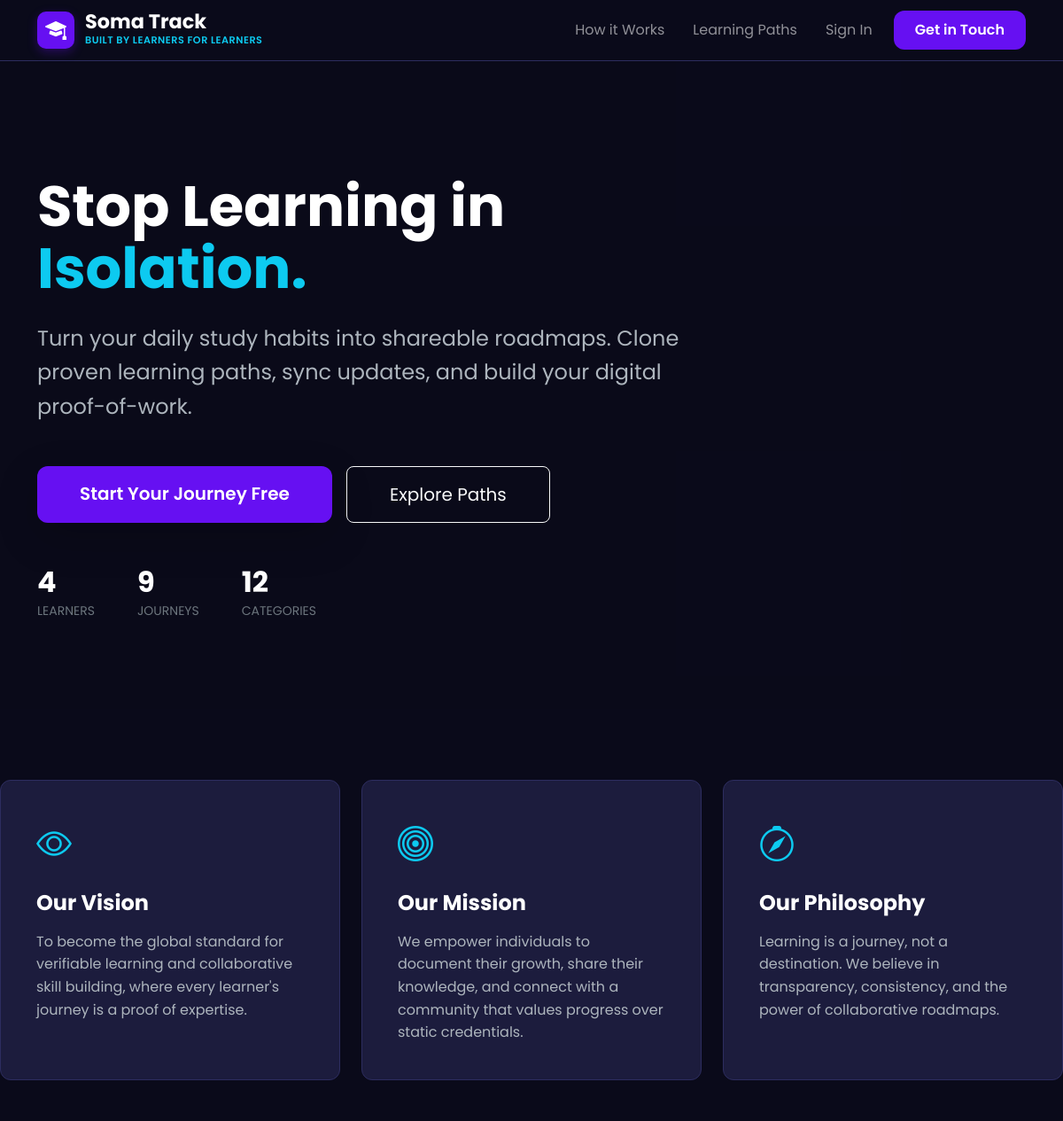
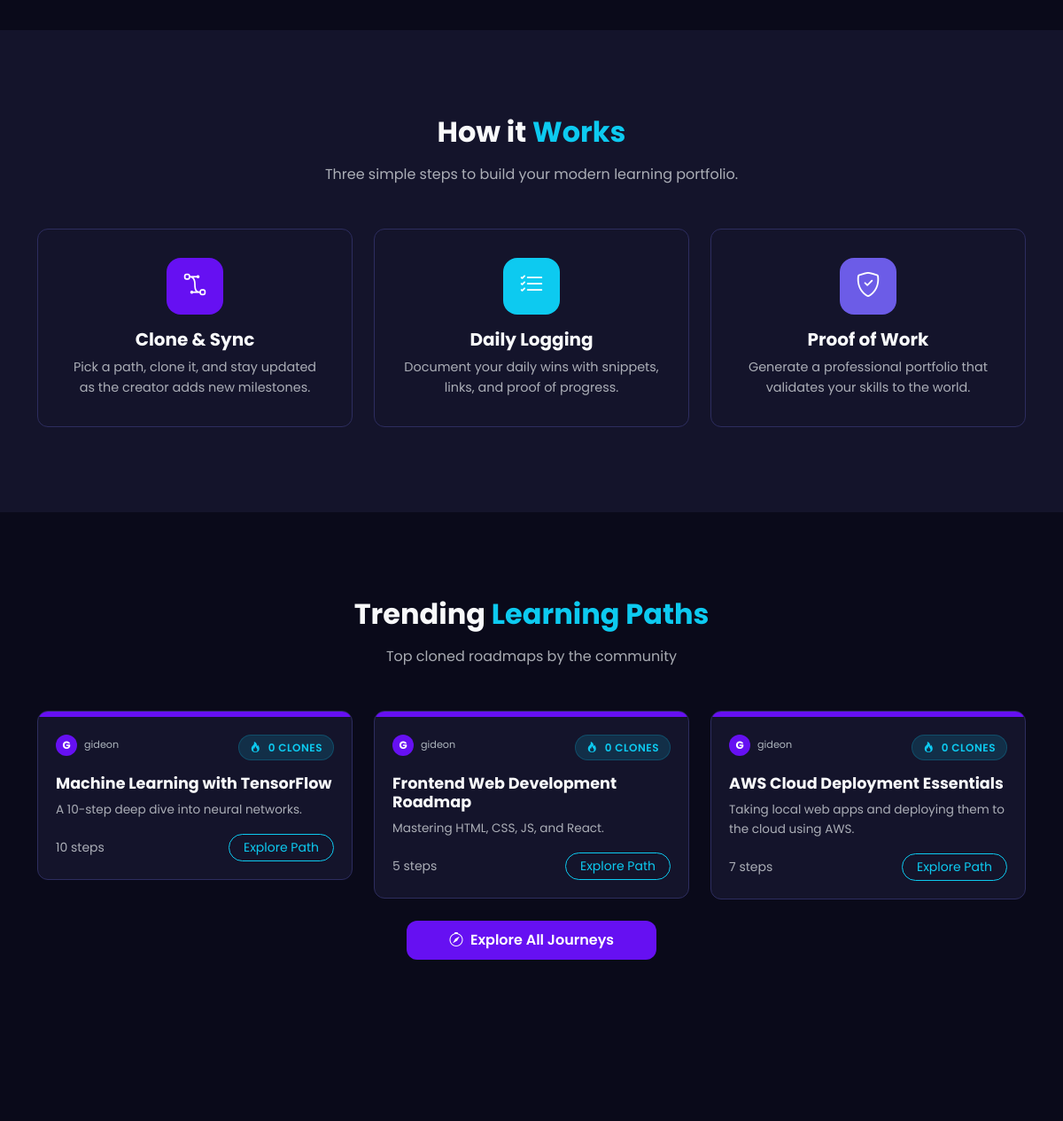
Before: / (upper part) with the older database file (2 pictures, top to bottom).
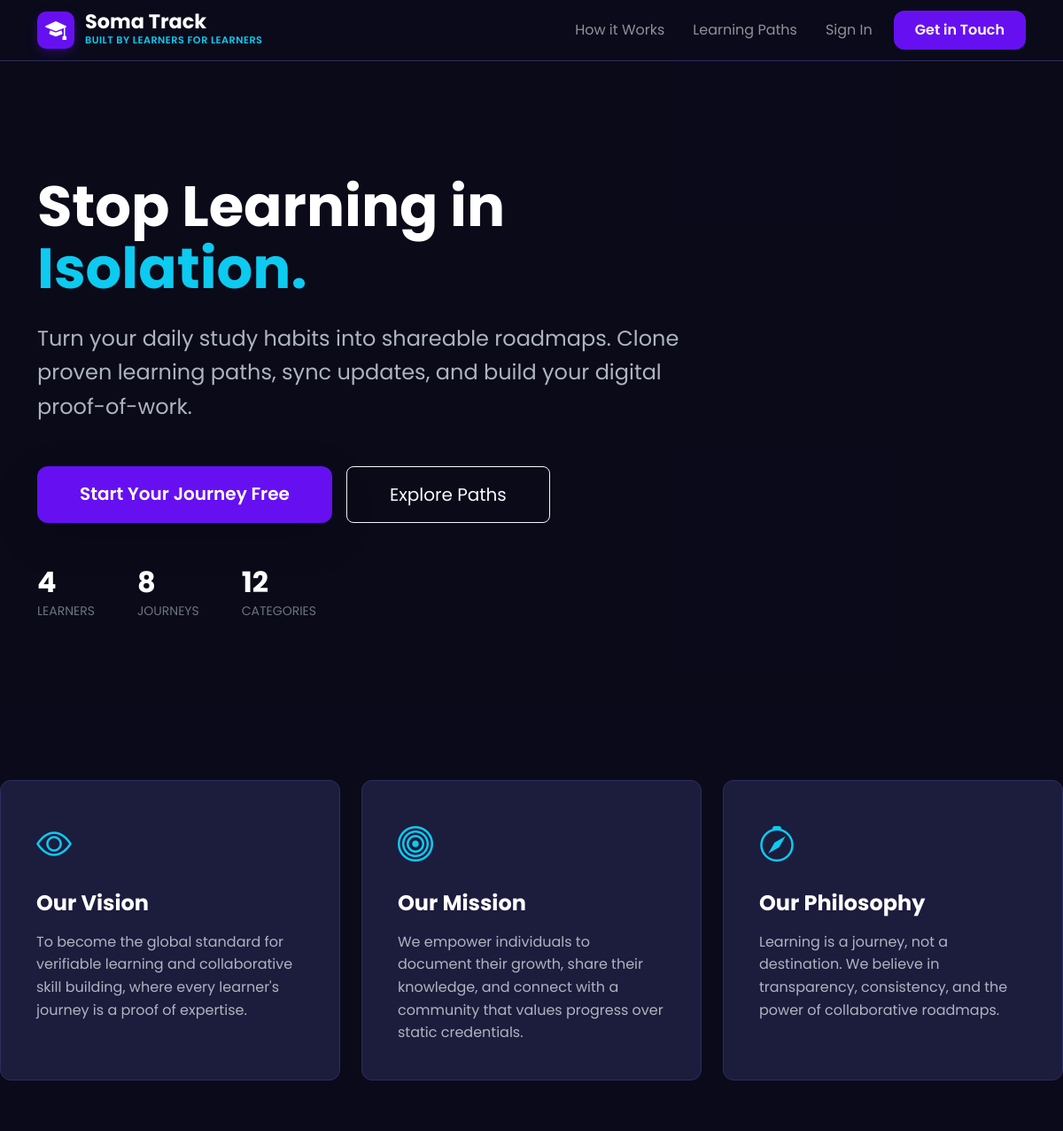
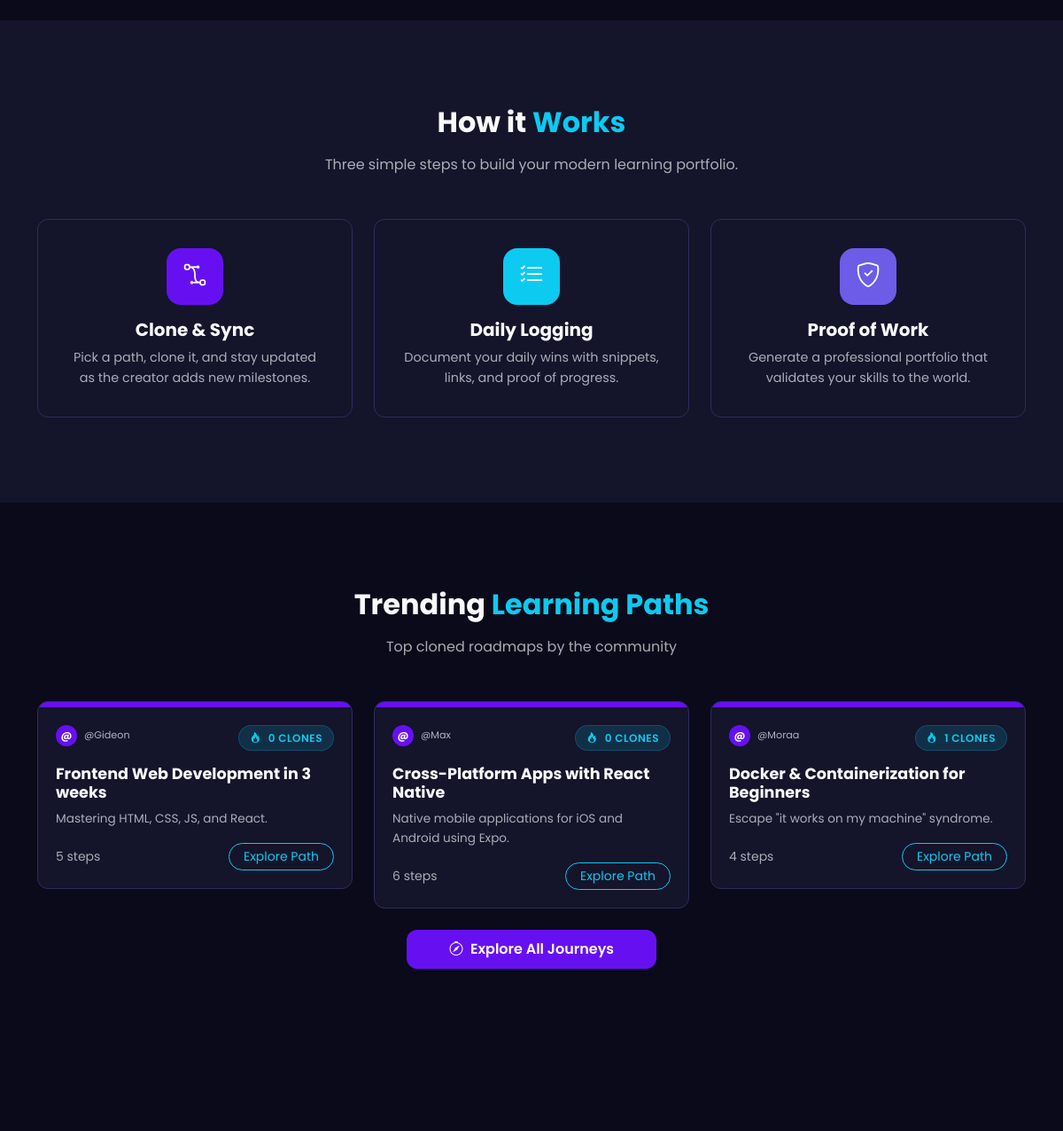
After: the same page with the newer database file (2 pictures, top to bottom).
### tables this page shows
CREATE TABLE `journeys` (
  `id` int UNSIGNED NOT NULL,
  `user_id` int UNSIGNED NOT NULL,
  `title` varchar(255) NOT NULL,
  `slug` varchar(255) NOT NULL,
  `description` text,
  `category_id` int UNSIGNED DEFAULT NULL,
  `visibility` enum('public','private') NOT NULL DEFAULT 'public',
  `status` enum('active','completed','archived') NOT NULL DEFAULT 'active',
  `is_featured` tinyint(1) NOT NULL DEFAULT '0',
  `total_steps` int UNSIGNED NOT NULL DEFAULT '0',
  `completed_steps` int UNSIGNED NOT NULL DEFAULT '0',
  `clone_count` int UNSIGNED NOT NULL DEFAULT '0',
  `view_count` int UNSIGNED NOT NULL DEFAULT '0',
  `created_at` datetime NOT NULL DEFAULT CURRENT_TIMESTAMP,
  `updated_at` datetime NOT NULL DEFAULT CURRENT_TIMESTAMP ON UPDATE CURRENT_TIMESTAMP
);

CREATE TABLE `users` (
  `id` int UNSIGNED NOT NULL,
  `username` varchar(50) NOT NULL,
  `email` varchar(255) NOT NULL,
  `password_hash` varchar(255) NOT NULL,
  `full_name` varchar(100) NOT NULL,
  `avatar` varchar(255) DEFAULT 'default-avatar.png',
  `bio` text,
  `role` enum('user','admin') NOT NULL DEFAULT 'user',
  `is_active` tinyint(1) NOT NULL DEFAULT '1',
  `current_streak` int UNSIGNED NOT NULL DEFAULT '0',
  `longest_streak` int UNSIGNED NOT NULL DEFAULT '0',
  `last_activity_date` date DEFAULT NULL,
  `created_at` datetime NOT NULL DEFAULT CURRENT_TIMESTAMP,
  `updated_at` datetime NOT NULL DEFAULT CURRENT_TIMESTAMP ON UPDATE CURRENT_TIMESTAMP
);

### includes/helpers.php (called while the page is built, shortened)
<?php
function sanitize(?string $input): string {
    return htmlspecialchars(trim($input), ENT_QUOTES, 'UTF-8');
}
function truncateText(string $text, int $length = 150): string {
    if (mb_strlen($text) <= $length) return $text;
    return mb_substr($text, 0, $length) . '...';
}
function getJourneyActionText($ownerId, $completedSteps, $isLoggedIn) {
    if (!$isLoggedIn || (function_exists('isAdmin') && isAdmin())) return "Explore Path";
    return "Start Learning";
}

### includes/session.php (called while the page is built, shortened)
<?php
function isLoggedIn(): bool {
    return isset($_SESSION['user_id']);
}

### index.php (the view, shortened to what the changed rows need)
<?php
require_once __DIR__ . '/includes/header.php';
$db = getDB();
$featuredStmt = $db->query("SELECT j.*, u.username, u.avatar, c.name AS category_name
    FROM journeys j
    JOIN users u ON j.user_id = u.id
    LEFT JOIN categories c ON j.category_id = c.id
    WHERE j.visibility = 'public' AND j.is_featured = 1
    ORDER BY j.view_count DESC LIMIT 6");
$featured = $featuredStmt->fetchAll();
if (empty($featured)) {
    $popStmt = $db->query("SELECT j.*, u.username, u.avatar, c.name AS category_name
        FROM journeys j
        JOIN users u ON j.user_id = u.id
        LEFT JOIN categories c ON j.category_id = c.id
        WHERE j.visibility = 'public'
        ORDER BY j.view_count DESC LIMIT 3");
    $featured = $popStmt->fetchAll();
}
$totalJourneys = $db->query("SELECT COUNT(*) FROM journeys WHERE visibility='public'")->fetchColumn();
?>
<section class="st-hero" style="background: #0a0a1a;">
    <div class="container py-5">
        <div class="row min-vh-75 align-items-center text-start">
            <div class="col-lg-8" style="z-index:2;">
                <h1 class="st-hero-title display-3 fw-bold mb-4">
                    Stop Learning in <span>Isolation.</span>
                </h1>
                <div class="d-flex gap-5 mt-5 flex-wrap">
                    <div class="text-start">
                        <div class="h2 fw-bold mb-0 text-white"><?= number_format($totalJourneys) ?></div>
                        <small class="text-secondary text-uppercase tracking-wider">Journeys</small>
                    </div>
                </div>
            </div>
        </div>
    </div>
</section>
<section id="how-it-works" class="py-5" style="background: var(--st-dark-card);">
    <div class="container py-5">
        <div class="text-center mb-5">
            <h2 class="fw-bold mb-3">How it <span style="color: var(--st-secondary);">Works</span></h2>
        </div>
    </div>
</section>
<section id="trending" class="py-5">
    <div class="container py-5">
        <div class="text-center mb-5">
            <h2 class="fw-bold mb-3">Trending <span style="color: var(--st-secondary);">Learning Paths</span></h2>
        </div>
        <div class="row g-4 justify-content-center">
            <?php if (empty($featured)): ?>
                <div class="col-12 text-center py-5">
                    <p class="text-muted">No public learning paths available yet. Be the first to create one!</p>
                </div>
            <?php else: ?>
                <?php foreach ($featured as $j): ?>
                <div class="col-md-6 col-lg-4">
                    <div class="st-journey-card">
                        <div class="card-header-gradient" style="background: var(--st-gradient-1);"></div>
                        <div class="card-body">
                            <div class="d-flex justify-content-between align-items-start mb-3">
                                <div class="card-meta mb-0 d-flex align-items-center gap-2">
                                    <div class="st-avatar-initial" style="width:24px;height:24px;font-size:0.75rem;">
                                        <?= substr(sanitize(!empty($j['full_name']) ? $j['full_name'] : $j['username']), 0, 1) ?>
                                    </div>
                                    <span class="small"><?= sanitize($j['username']) ?></span>
                                </div>
                                <span class="st-badge st-badge-cloned animate-pulse">
                                    <i class="bi bi-fire me-1"></i> <?= number_format($j['clone_count']) ?> clones
                                </span>
                            </div>
                            <h5 class="card-title"><?= sanitize($j['title']) ?></h5>
                            <p class="text-muted mb-3" style="font-size:0.85rem;"><?= truncateText(sanitize($j['description'] ?? ''), 100) ?></p>
                            <div class="d-flex justify-content-between align-items-center">
                                <small class="text-muted">
                                    <?php if (isLoggedIn() && getCurrentUserId() == $j['user_id']): ?>
                                        <?= $j['completed_steps'] ?>/<?= $j['total_steps'] ?> steps
                                    <?php else: ?>
                                        <?= $j['total_steps'] ?> steps
                                    <?php endif; ?>
                                </small>
                                <a href="<?= SITE_URL ?>/journey/view.php?id=<?= $j['id'] ?>" class="btn btn-sm btn-outline-info rounded-pill px-3"><?= getJourneyActionText($j['user_id'], $j['completed_steps'], isLoggedIn()) ?></a>
                            </div>
                        </div>
                    </div>
                </div>
                <?php endforeach; ?>
            <?php endif; ?>
        </div>
    </div>
</section>
<?php require_once __DIR__ . '/includes/footer.php'; ?>

Changed rows visible on the page:
no longer on this page (row edited): journeys: user.username "G", user.username "gideon", clone_count "0", title "Machine Learning with TensorFlow", description "A 10-step deep dive into neural networks.", total_steps "10", user+completed_steps "Explore Path"
no longer on this page (row edited): journeys: user.username "G", user.username "gideon", clone_count "0", title "AWS Cloud Deployment Essentials", description "Taking local web apps and deploying them to the cloud using AWS.", total_steps "7", user+completed_steps "Explore Path"
changed journeys "Mastering HTML, CSS, JS, and React.": user.username "G" → "@"; user.username "gideon" → "@Gideon"; title "Frontend Web Development Roadmap" → "Frontend Web Development in 3 weeks"
now on this page (row edited): journeys: user.username "@", user.username "@Max", clone_count "0", title "Cross-Platform Apps with React Native", description "Native mobile applications for iOS and Android using Expo.", total_steps "6", user+completed_steps "Explore Path"
now on this page (row edited): journeys: user.username "@", user.username "@Moraa", clone_count "1", title "Docker & Containerization for Beginners", description "Escape \"it works on my machine\" syndrome.", total_steps "4", user+completed_steps "Explore Path"
Other visible differences:
$totalJourneys: "9" → "8"
